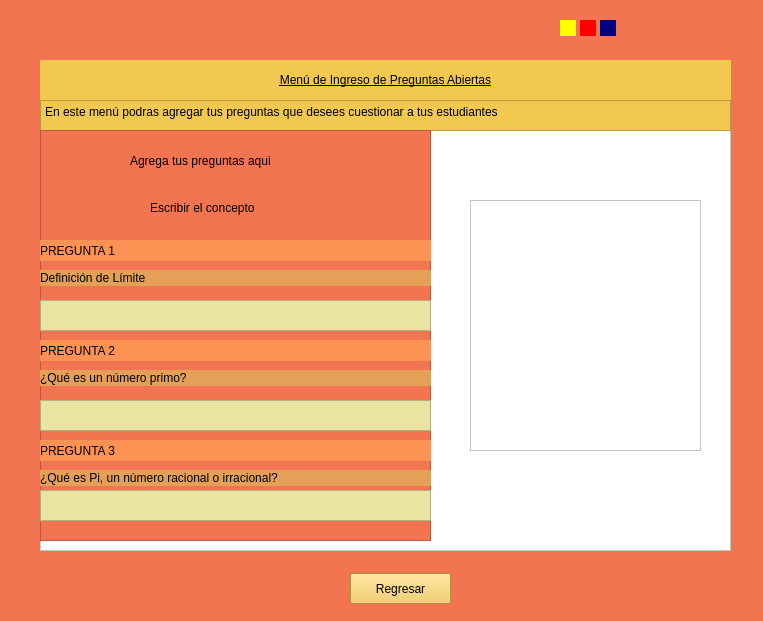
<?xml version="1.0" encoding="UTF-8"?>
<ui version="4.0">
 <class>Form</class>
 <widget class="QWidget" name="Form">
  <property name="geometry">
   <rect>
    <x>0</x>
    <y>0</y>
    <width>763</width>
    <height>621</height>
   </rect>
  </property>
  <property name="windowTitle">
   <string>Form</string>
  </property>
  <property name="styleSheet">
   <string notr="true">
background-color: rgb(242, 116, 80);</string>
  </property>
  <widget class="QFrame" name="frame">
   <property name="geometry">
    <rect>
     <x>40</x>
     <y>60</y>
     <width>691</width>
     <height>491</height>
    </rect>
   </property>
   <property name="styleSheet">
    <string notr="true">background-color: rgb(255, 255, 255);</string>
   </property>
   <property name="frameShape">
    <enum>QFrame::StyledPanel</enum>
   </property>
   <property name="frameShadow">
    <enum>QFrame::Raised</enum>
   </property>
   <widget class="QLabel" name="label">
    <property name="geometry">
     <rect>
      <x>0</x>
      <y>0</y>
      <width>691</width>
      <height>41</height>
     </rect>
    </property>
    <property name="styleSheet">
     <string notr="true">font: 700 12pt &quot;Segoe UI&quot;;
text-decoration: underline;
background-color: rgb(242, 200, 80);</string>
    </property>
    <property name="text">
     <string>&lt;html&gt;&lt;head/&gt;&lt;body&gt;&lt;p align=&quot;center&quot;&gt;Menú de Ingreso de Preguntas Abiertas&lt;/p&gt;&lt;/body&gt;&lt;/html&gt;</string>
    </property>
   </widget>
   <widget class="QTextBrowser" name="textBrowser">
    <property name="geometry">
     <rect>
      <x>0</x>
      <y>40</y>
      <width>691</width>
      <height>31</height>
     </rect>
    </property>
    <property name="styleSheet">
     <string notr="true">background-color: rgb(242, 200, 80);</string>
    </property>
    <property name="html">
     <string>&lt;!DOCTYPE HTML PUBLIC &quot;-//W3C//DTD HTML 4.0//EN&quot; &quot;http://www.w3.org/TR/REC-html40/strict.dtd&quot;&gt;
&lt;html&gt;&lt;head&gt;&lt;meta name=&quot;qrichtext&quot; content=&quot;1&quot; /&gt;&lt;meta charset=&quot;utf-8&quot; /&gt;&lt;style type=&quot;text/css&quot;&gt;
p, li { white-space: pre-wrap; }
hr { height: 1px; border-width: 0; }
li.unchecked::marker { content: &quot;\2610&quot;; }
li.checked::marker { content: &quot;\2612&quot;; }
&lt;/style&gt;&lt;/head&gt;&lt;body style=&quot; font-family:'Segoe UI'; font-size:9pt; font-weight:400; font-style:normal;&quot;&gt;
&lt;p style=&quot; margin-top:0px; margin-bottom:0px; margin-left:0px; margin-right:0px; -qt-block-indent:0; text-indent:0px;&quot;&gt;En este menú podras agregar tus preguntas que desees cuestionar a tus estudiantes&lt;/p&gt;&lt;/body&gt;&lt;/html&gt;</string>
    </property>
   </widget>
   <widget class="QFrame" name="frame_3">
    <property name="geometry">
     <rect>
      <x>0</x>
      <y>70</y>
      <width>391</width>
      <height>411</height>
     </rect>
    </property>
    <property name="styleSheet">
     <string notr="true">background-color: rgb(242, 116, 80);</string>
    </property>
    <property name="frameShape">
     <enum>QFrame::StyledPanel</enum>
    </property>
    <property name="frameShadow">
     <enum>QFrame::Raised</enum>
    </property>
    <widget class="QLabel" name="label_2">
     <property name="geometry">
      <rect>
       <x>90</x>
       <y>20</y>
       <width>291</width>
       <height>21</height>
      </rect>
     </property>
     <property name="styleSheet">
      <string notr="true">font: 700 12pt &quot;Segoe UI&quot;;</string>
     </property>
     <property name="text">
      <string>Agrega tus preguntas aqui</string>
     </property>
    </widget>
    <widget class="QLabel" name="label_3">
     <property name="geometry">
      <rect>
       <x>110</x>
       <y>70</y>
       <width>171</width>
       <height>16</height>
      </rect>
     </property>
     <property name="text">
      <string>Escribir el concepto </string>
     </property>
    </widget>
    <widget class="QLabel" name="label_4">
     <property name="geometry">
      <rect>
       <x>0</x>
       <y>110</y>
       <width>391</width>
       <height>21</height>
      </rect>
     </property>
     <property name="styleSheet">
      <string notr="true">font: 700 8pt &quot;Segoe UI&quot;;
background-color: rgb(252, 146, 83);</string>
     </property>
     <property name="text">
      <string>PREGUNTA 1</string>
     </property>
    </widget>
    <widget class="QLabel" name="label_5">
     <property name="geometry">
      <rect>
       <x>0</x>
       <y>310</y>
       <width>391</width>
       <height>21</height>
      </rect>
     </property>
     <property name="styleSheet">
      <string notr="true">font: 700 8pt &quot;Segoe UI&quot;;
background-color: rgb(252, 146, 83);</string>
     </property>
     <property name="text">
      <string>PREGUNTA 3</string>
     </property>
    </widget>
    <widget class="QLabel" name="label_6">
     <property name="geometry">
      <rect>
       <x>0</x>
       <y>210</y>
       <width>391</width>
       <height>21</height>
      </rect>
     </property>
     <property name="styleSheet">
      <string notr="true">font: 700 8pt &quot;Segoe UI&quot;;
background-color: rgb(252, 146, 83);</string>
     </property>
     <property name="text">
      <string>PREGUNTA 2</string>
     </property>
    </widget>
    <widget class="QLabel" name="label_7">
     <property name="geometry">
      <rect>
       <x>0</x>
       <y>140</y>
       <width>391</width>
       <height>16</height>
      </rect>
     </property>
     <property name="styleSheet">
      <string notr="true">font: 8pt &quot;Segoe UI&quot;;
background-color: rgb(229, 160, 87);</string>
     </property>
     <property name="text">
      <string>Definición de Límite</string>
     </property>
    </widget>
    <widget class="QTextEdit" name="textEdit">
     <property name="geometry">
      <rect>
       <x>0</x>
       <y>170</y>
       <width>391</width>
       <height>31</height>
      </rect>
     </property>
     <property name="styleSheet">
      <string notr="true">
background-color: rgb(234, 228, 163);</string>
     </property>
    </widget>
    <widget class="QTextEdit" name="textEdit_2">
     <property name="geometry">
      <rect>
       <x>0</x>
       <y>270</y>
       <width>391</width>
       <height>31</height>
      </rect>
     </property>
     <property name="styleSheet">
      <string notr="true">
background-color: rgb(234, 228, 163);</string>
     </property>
    </widget>
    <widget class="QTextEdit" name="textEdit_3">
     <property name="geometry">
      <rect>
       <x>0</x>
       <y>360</y>
       <width>391</width>
       <height>31</height>
      </rect>
     </property>
     <property name="styleSheet">
      <string notr="true">
background-color: rgb(234, 228, 163);</string>
     </property>
    </widget>
    <widget class="QLabel" name="label_8">
     <property name="geometry">
      <rect>
       <x>0</x>
       <y>240</y>
       <width>391</width>
       <height>16</height>
      </rect>
     </property>
     <property name="styleSheet">
      <string notr="true">font: 8pt &quot;Segoe UI&quot;;
background-color: rgb(229, 160, 87);</string>
     </property>
     <property name="text">
      <string>¿Qué es un número primo?</string>
     </property>
    </widget>
    <widget class="QLabel" name="label_9">
     <property name="geometry">
      <rect>
       <x>0</x>
       <y>340</y>
       <width>391</width>
       <height>16</height>
      </rect>
     </property>
     <property name="styleSheet">
      <string notr="true">font: 8pt &quot;Segoe UI&quot;;
background-color: rgb(229, 160, 87);</string>
     </property>
     <property name="text">
      <string>¿Qué es Pi, un número racional o irracional?</string>
     </property>
    </widget>
   </widget>
   <widget class="QFrame" name="frame_2">
    <property name="geometry">
     <rect>
      <x>430</x>
      <y>140</y>
      <width>231</width>
      <height>251</height>
     </rect>
    </property>
    <property name="styleSheet">
     <string notr="true">border-image: url(:/uno/oa.jpg);</string>
    </property>
    <property name="frameShape">
     <enum>QFrame::StyledPanel</enum>
    </property>
    <property name="frameShadow">
     <enum>QFrame::Raised</enum>
    </property>
   </widget>
  </widget>
  <widget class="QWidget" name="widget" native="true">
   <property name="geometry">
    <rect>
     <x>560</x>
     <y>20</y>
     <width>16</width>
     <height>16</height>
    </rect>
   </property>
   <property name="styleSheet">
    <string notr="true">
background-color: rgb(255, 255, 0);</string>
   </property>
  </widget>
  <widget class="QWidget" name="widget_2" native="true">
   <property name="geometry">
    <rect>
     <x>600</x>
     <y>20</y>
     <width>16</width>
     <height>16</height>
    </rect>
   </property>
   <property name="styleSheet">
    <string notr="true">
background-color: rgb(0, 0, 127);</string>
   </property>
  </widget>
  <widget class="QWidget" name="widget_3" native="true">
   <property name="geometry">
    <rect>
     <x>580</x>
     <y>20</y>
     <width>16</width>
     <height>16</height>
    </rect>
   </property>
   <property name="styleSheet">
    <string notr="true">
background-color: rgb(255, 0, 0);</string>
   </property>
  </widget>
  <widget class="QPushButton" name="botonRegresarA">
   <property name="geometry">
    <rect>
     <x>350</x>
     <y>573</y>
     <width>101</width>
     <height>31</height>
    </rect>
   </property>
   <property name="styleSheet">
    <string notr="true">background-color: rgb(242, 200, 80);
font: 700 9pt &quot;Segoe UI&quot;;</string>
   </property>
   <property name="text">
    <string>Regresar</string>
   </property>
  </widget>
 </widget>
 <resources>
  <include location="imagenes/andres.qrc"/>
 </resources>
 <connections/>
</ui>
